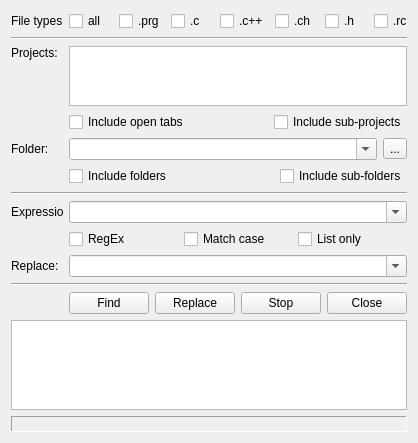
<?xml version="1.0" encoding="UTF-8"?>
<ui version="4.0">
 <class>Form</class>
 <widget class="QWidget" name="Form">
  <property name="geometry">
   <rect>
    <x>0</x>
    <y>0</y>
    <width>404</width>
    <height>443</height>
   </rect>
  </property>
  <property name="windowTitle">
   <string>Form</string>
  </property>
  <layout class="QGridLayout" name="gridLayout">
   <item row="4" column="1" colspan="3">
    <layout class="QHBoxLayout" name="horizontalLayout_5">
     <item>
      <widget class="QComboBox" name="comboFolder">
       <property name="editable">
        <bool>true</bool>
       </property>
      </widget>
     </item>
     <item>
      <widget class="QToolButton" name="buttonFolder">
       <property name="text">
        <string>...</string>
       </property>
      </widget>
     </item>
    </layout>
   </item>
   <item row="0" column="0" colspan="4">
    <layout class="QHBoxLayout" name="horizontalLayout_6">
     <item>
      <widget class="QLabel" name="labelFileTypes">
       <property name="minimumSize">
        <size>
         <width>52</width>
         <height>0</height>
        </size>
       </property>
       <property name="maximumSize">
        <size>
         <width>52</width>
         <height>16777215</height>
        </size>
       </property>
       <property name="text">
        <string>File types:</string>
       </property>
      </widget>
     </item>
     <item>
      <widget class="QCheckBox" name="checkAll">
       <property name="text">
        <string>all</string>
       </property>
      </widget>
     </item>
     <item>
      <widget class="QCheckBox" name="checkPrg">
       <property name="text">
        <string>.prg</string>
       </property>
      </widget>
     </item>
     <item>
      <widget class="QCheckBox" name="checkC">
       <property name="text">
        <string>.c</string>
       </property>
      </widget>
     </item>
     <item>
      <widget class="QCheckBox" name="checkCpp">
       <property name="text">
        <string>.c++</string>
       </property>
      </widget>
     </item>
     <item>
      <widget class="QCheckBox" name="checkCh">
       <property name="text">
        <string>.ch</string>
       </property>
      </widget>
     </item>
     <item>
      <widget class="QCheckBox" name="checkH">
       <property name="text">
        <string>.h</string>
       </property>
      </widget>
     </item>
     <item>
      <widget class="QCheckBox" name="checkRc">
       <property name="maximumSize">
        <size>
         <width>33</width>
         <height>16777215</height>
        </size>
       </property>
       <property name="text">
        <string>.rc</string>
       </property>
      </widget>
     </item>
    </layout>
   </item>
   <item row="1" column="0" colspan="4">
    <widget class="Line" name="line_5">
     <property name="orientation">
      <enum>Qt::Horizontal</enum>
     </property>
    </widget>
   </item>
   <item row="2" column="0">
    <widget class="QLabel" name="labelProjects">
     <property name="maximumSize">
      <size>
       <width>52</width>
       <height>16777215</height>
      </size>
     </property>
     <property name="text">
      <string>Projects:</string>
     </property>
     <property name="alignment">
      <set>Qt::AlignLeading|Qt::AlignLeft|Qt::AlignTop</set>
     </property>
    </widget>
   </item>
   <item row="2" column="1" colspan="3">
    <widget class="QListWidget" name="listProjects">
     <property name="minimumSize">
      <size>
       <width>0</width>
       <height>60</height>
      </size>
     </property>
     <property name="maximumSize">
      <size>
       <width>16777215</width>
       <height>60</height>
      </size>
     </property>
     <property name="editTriggers">
      <set>QAbstractItemView::NoEditTriggers</set>
     </property>
     <property name="selectionMode">
      <enum>QAbstractItemView::MultiSelection</enum>
     </property>
     <property name="sortingEnabled">
      <bool>false</bool>
     </property>
    </widget>
   </item>
   <item row="9" column="0" colspan="4">
    <widget class="Line" name="line_3">
     <property name="orientation">
      <enum>Qt::Horizontal</enum>
     </property>
    </widget>
   </item>
   <item row="11" column="0">
    <widget class="QLabel" name="labelExpr">
     <property name="maximumSize">
      <size>
       <width>52</width>
       <height>16777215</height>
      </size>
     </property>
     <property name="text">
      <string>Expression</string>
     </property>
    </widget>
   </item>
   <item row="11" column="1" colspan="3">
    <widget class="QComboBox" name="comboExpr">
     <property name="editable">
      <bool>true</bool>
     </property>
    </widget>
   </item>
   <item row="12" column="1">
    <widget class="QCheckBox" name="checkRegEx">
     <property name="text">
      <string>RegEx</string>
     </property>
    </widget>
   </item>
   <item row="12" column="2">
    <widget class="QCheckBox" name="checkMatchCase">
     <property name="text">
      <string>Match case</string>
     </property>
    </widget>
   </item>
   <item row="12" column="3">
    <widget class="QCheckBox" name="checkListOnly">
     <property name="text">
      <string>List only</string>
     </property>
    </widget>
   </item>
   <item row="13" column="0">
    <widget class="QLabel" name="labelRepl">
     <property name="maximumSize">
      <size>
       <width>52</width>
       <height>16777215</height>
      </size>
     </property>
     <property name="text">
      <string>Replace:</string>
     </property>
    </widget>
   </item>
   <item row="13" column="1" colspan="3">
    <widget class="QComboBox" name="comboRepl">
     <property name="editable">
      <bool>true</bool>
     </property>
    </widget>
   </item>
   <item row="14" column="0" colspan="4">
    <widget class="Line" name="line_4">
     <property name="orientation">
      <enum>Qt::Horizontal</enum>
     </property>
    </widget>
   </item>
   <item row="16" column="0" colspan="4">
    <widget class="QTextEdit" name="editResults">
     <property name="lineWrapMode">
      <enum>QTextEdit::NoWrap</enum>
     </property>
    </widget>
   </item>
   <item row="17" column="0" colspan="4">
    <widget class="QLabel" name="labelStatus">
     <property name="frameShape">
      <enum>QFrame::Panel</enum>
     </property>
     <property name="frameShadow">
      <enum>QFrame::Sunken</enum>
     </property>
     <property name="text">
      <string/>
     </property>
     <property name="wordWrap">
      <bool>false</bool>
     </property>
    </widget>
   </item>
   <item row="15" column="1" colspan="3">
    <layout class="QHBoxLayout" name="horizontalLayout_7">
     <item>
      <widget class="QPushButton" name="buttonFind">
       <property name="text">
        <string>Find</string>
       </property>
      </widget>
     </item>
     <item>
      <widget class="QPushButton" name="buttonRepl">
       <property name="text">
        <string>Replace</string>
       </property>
      </widget>
     </item>
     <item>
      <widget class="QPushButton" name="buttonStop">
       <property name="text">
        <string>Stop</string>
       </property>
      </widget>
     </item>
     <item>
      <widget class="QPushButton" name="buttonClose">
       <property name="text">
        <string>Close</string>
       </property>
      </widget>
     </item>
    </layout>
   </item>
   <item row="4" column="0">
    <widget class="QLabel" name="labelFolder">
     <property name="maximumSize">
      <size>
       <width>52</width>
       <height>16777215</height>
      </size>
     </property>
     <property name="text">
      <string>Folder:</string>
     </property>
    </widget>
   </item>
   <item row="3" column="1" colspan="3">
    <layout class="QHBoxLayout" name="horizontalLayout_4">
     <item>
      <widget class="QCheckBox" name="checkOpenTabs">
       <property name="text">
        <string>Include open tabs </string>
       </property>
      </widget>
     </item>
     <item>
      <spacer name="horizontalSpacer">
       <property name="orientation">
        <enum>Qt::Horizontal</enum>
       </property>
       <property name="sizeHint" stdset="0">
        <size>
         <width>40</width>
         <height>20</height>
        </size>
       </property>
      </spacer>
     </item>
     <item>
      <widget class="QCheckBox" name="checkSubProjects">
       <property name="text">
        <string>Include sub-projects</string>
       </property>
      </widget>
     </item>
    </layout>
   </item>
   <item row="5" column="1" colspan="3">
    <layout class="QHBoxLayout" name="horizontalLayout_8">
     <item>
      <widget class="QCheckBox" name="checkFolders">
       <property name="text">
        <string>Include folders</string>
       </property>
      </widget>
     </item>
     <item>
      <spacer name="horizontalSpacer_2">
       <property name="orientation">
        <enum>Qt::Horizontal</enum>
       </property>
       <property name="sizeHint" stdset="0">
        <size>
         <width>40</width>
         <height>20</height>
        </size>
       </property>
      </spacer>
     </item>
     <item>
      <widget class="QCheckBox" name="checkSubFolders">
       <property name="text">
        <string>Include sub-folders</string>
       </property>
      </widget>
     </item>
    </layout>
   </item>
  </layout>
 </widget>
 <resources/>
 <connections/>
</ui>
